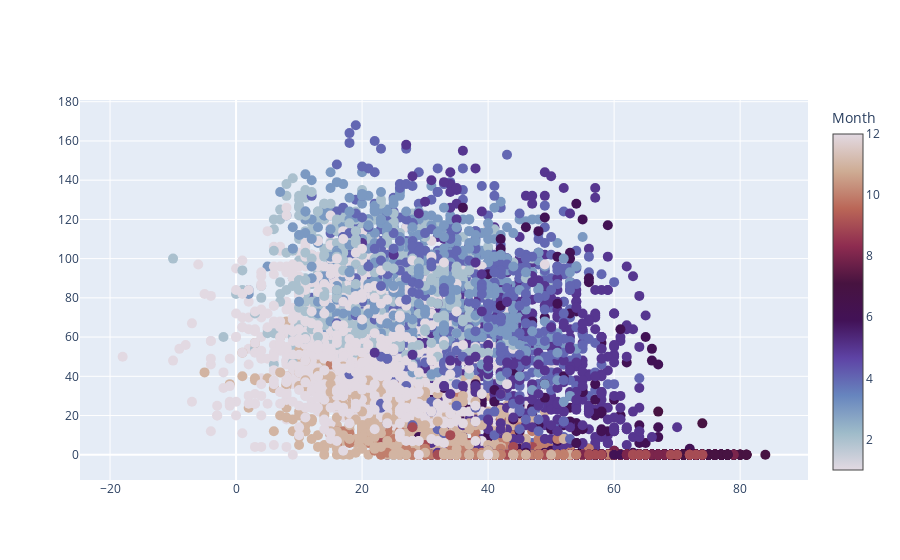

The notebook cell saved with this chart:
### Code cell
import plotly.graph_objects as go

fig = go.Figure(data=go.Scatter(
    x=alta.TOBS,
    y=alta.SNWD,
    mode='markers',
    marker=dict(
        size=10,
        color=alta.MONTH,  
        colorscale='Twilight',  
        colorbar=dict(title='Month') 
    )
))

fig

### Figure 1 — Plotly figure (JSON) as saved in the notebook; plotly's stock layout.template omitted (floating-point values rounded to 4 significant figures; data arrays with more than 128 entries replaced by an {"elided": "..."} marker saying what was removed)
{"data": [{"marker": {"color": {"elided": "10025 int values"}, "colorbar": {"title": {"text": "Month"}}, "colorscale": [[0, "#e2d9e2"], [0.1111, "#9ebbc9"], [0.2222, "#6785be"], [0.3333, "#5e43a5"], [0.4444, "#421257"], [0.5556, "#471340"], [0.6667, "#8e2c50"], [0.7778, "#ba6657"], [0.8889, "#ceac94"], [1, "#e2d9e2"]], "size": 10}, "mode": "markers", "type": "scatter", "x": {"elided": "10025 int values"}, "y": {"elided": "10025 int values"}}], "layout": {}}
